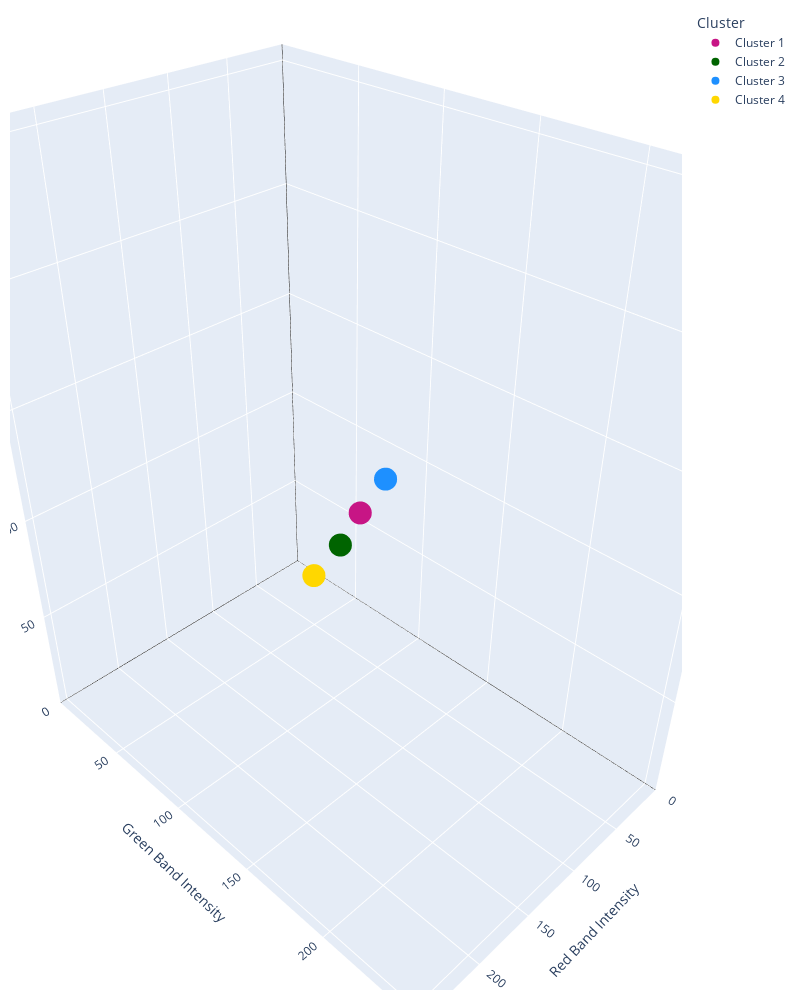

Notebook cell for this chart:
### Code cell
cluster_features = extract_clusters_features(input_image,
                         ['Cluster 1', 'Cluster 2', 'Cluster 3', 'Cluster 4'])

### Figure 1 — Plotly figure (JSON) as saved in the notebook; plotly's stock layout.template omitted (floating-point values rounded to 4 significant figures)
{"data": [{"hovertemplate": "Cluster=Cluster 1<br>Red Band Intensity=%{x}<br>Green Band Intensity=%{y}<br>Blue Band Intensity=%{z}<extra></extra>", "legendgroup": "Cluster 1", "marker": {"color": "mediumvioletred", "symbol": "circle"}, "mode": "markers", "name": "Cluster 1", "scene": "scene", "showlegend": true, "type": "scatter3d", "x": [181], "y": [171], "z": [156]}, {"hovertemplate": "Cluster=Cluster 2<br>Red Band Intensity=%{x}<br>Green Band Intensity=%{y}<br>Blue Band Intensity=%{z}<extra></extra>", "legendgroup": "Cluster 2", "marker": {"color": "darkgreen", "symbol": "circle"}, "mode": "markers", "name": "Cluster 2", "scene": "scene", "showlegend": true, "type": "scatter3d", "x": [166], "y": [150], "z": [129]}, {"hovertemplate": "Cluster=Cluster 3<br>Red Band Intensity=%{x}<br>Green Band Intensity=%{y}<br>Blue Band Intensity=%{z}<extra></extra>", "legendgroup": "Cluster 3", "marker": {"color": "dodgerblue", "symbol": "circle"}, "mode": "markers", "name": "Cluster 3", "scene": "scene", "showlegend": true, "type": "scatter3d", "x": [196], "y": [193], "z": [182]}, {"hovertemplate": "Cluster=Cluster 4<br>Red Band Intensity=%{x}<br>Green Band Intensity=%{y}<br>Blue Band Intensity=%{z}<extra></extra>", "legendgroup": "Cluster 4", "marker": {"color": "gold", "symbol": "circle"}, "mode": "markers", "name": "Cluster 4", "scene": "scene", "showlegend": true, "type": "scatter3d", "x": [147], "y": [120], "z": [95]}], "layout": {"height": 1000, "legend": {"title": {"text": "Cluster"}, "tracegroupgap": 0}, "margin": {"b": 10, "l": 10, "r": 10, "t": 10}, "scene": {"domain": {"x": [0, 1], "y": [0, 1]}, "xaxis": {"gridcolor": "white", "range": [0, 256], "showbackground": true, "title": {"text": "Red Band Intensity"}, "zerolinecolor": "black"}, "yaxis": {"gridcolor": "white", "range": [0, 256], "showbackground": true, "title": {"text": "Green Band Intensity"}, "zerolinecolor": "black"}, "zaxis": {"gridcolor": "white", "range": [0, 256], "showbackground": true, "title": {"text": "Blue Band Intensity"}, "zerolinecolor": "black"}}, "width": 800}}
